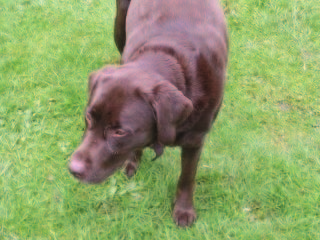
//> input picture dog.png, 320 x 240 px
$ ./test_slic dog.png 400 40 test.png   (built with g++ and OpenCV 4)
//> lines starting //> are read from the running program, lines starting //| are printed output that depends on the picture; after the words box and inside, x2 and y2 are one past the last pixel; in counts of white or black regions, pixels touching at a corner belong together
### slic.cpp
#include "slic.h"

/*
 * Constructor. Nothing is done here.
 */
Slic::Slic() {

}

/*
 * Destructor. Clear any present data.
 */
Slic::~Slic() {
  clear_data();
}

/*
 * Clear the data as saved by the algorithm.
 *
 * Input : -
 * Output: -
 */
void Slic::clear_data() {
  clusters.clear();
  distances.clear();
  centers.clear();
  center_counts.clear();
}

/*
 * Initialize the cluster centers and initial values of the pixel-wise cluster
 * assignment and distance values.
 *
 * Input : The image (IplImage*).
 * Output: -
 */
void Slic::init_data(const cv::Mat &image) {
  /* Initialize the cluster and distance matrices. */
  for (int i = 0; i < image.cols; i++) {
    vector<int> cr;
    vector<double> dr;
    for (int j = 0; j < image.rows; j++) {
      cr.push_back(-1);
      dr.push_back(FLT_MAX);
    }
    clusters.push_back(cr);
    distances.push_back(dr);
  }

  /* Initialize the centers and counters. */
  for (int i = step; i < image.cols - step/2; i += step) {
    for (int j = step; j < image.rows - step/2; j += step) {
      vector<double> center;
      /* Find the local minimum (gradient-wise). */
      cv::Point nc = find_local_minimum(image, cv::Point(i,j));

      /* Generate the center vector. */
      center.push_back(image.data[nc.y*image.step+nc.x*image.channels()+0]);
      center.push_back(image.data[nc.y*image.step+nc.x*image.channels()+1]);
      center.push_back(image.data[nc.y*image.step+nc.x*image.channels()+2]);
      center.push_back(nc.x);
      center.push_back(nc.y);

      /* Append to vector of centers. */
      centers.push_back(center);
      center_counts.push_back(0);
    }
  }
}

/*
 * Compute the distance between a cluster center and an individual pixel.
 *
 * Input : The cluster index (int), the pixel (cv::Point), and the Lab values of
 *         the pixel (cv::Scalar).
 * Output: The distance (double).
 */
double Slic::compute_dist(int ci, cv::Point pixel, unsigned char x0, unsigned char x1, unsigned char x2) {
  double dc = sqrt(pow(centers[ci][0] - x0, 2) + pow(centers[ci][1] - x1, 2) + pow(centers[ci][2] - x2, 2));
  double ds = sqrt(pow(centers[ci][3] - pixel.x, 2) + pow(centers[ci][4] - pixel.y, 2));
  return sqrt(pow(dc / nc, 2) + pow(ds / ns, 2));
}

/*
 * Find a local gradient minimum of a pixel in a 3x3 neighbourhood. This
 * method is called upon initialization of the cluster centers.
 *
 * Input : The image (IplImage*) and the pixel center (cv::Point).
 * Output: The local gradient minimum (cv::Point).
 */
cv::Point Slic::find_local_minimum(const cv::Mat &image, cv::Point center) {
  double min_grad = FLT_MAX;
  cv::Point loc_min = cv::Point(center.x, center.y);

  for (int i = center.x-1; i < center.x+2; i++) {
    for (int j = center.y-1; j < center.y+2; j++) {
      /* Convert colour values to grayscale values. */
      double i1 = image.data[(j+1)*image.step+(i  )*image.channels()+0];
      double i2 = image.data[(j  )*image.step+(i+1)*image.channels()+0];
      double i3 = image.data[(j  )*image.step+(i  )*image.channels()+0];

      /* Compute horizontal and vertical gradients and keep track of the minimum. */
      if (sqrt(pow(i1 - i3, 2)) + sqrt(pow(i2 - i3,2)) < min_grad) {
	min_grad = fabs(i1 - i3) + fabs(i2 - i3);
	loc_min.x = i;
	loc_min.y = j;
      }
    }
  }
  return loc_min;
}

/*
 * Compute the over-segmentation based on the step-size and relative weighting
 * of the pixel and colour values.
 *
 * Input : The Lab image (IplImage*), the stepsize (int), and the weight (int).
 * Output: -
 */
void Slic::generate_superpixels(const cv::Mat &image, int step, int nc) {
  this->step = step;
  this->nc = nc;
  this->ns = step;

  /* Clear previous data (if any), and re-initialize it. */
  clear_data();
  init_data(image);

  /* Run EM for 10 iterations (as prescribed by the algorithm). */
  for (int i = 0; i < NR_ITERATIONS; i++) {
    /* Reset distance values. */
    for (int j = 0; j < image.cols; j++) {
      for (int k = 0;k < image.rows; k++) {
	distances[j][k] = FLT_MAX;
      }
    }

    for (int j = 0; j < (int) centers.size(); j++) {
      /* Only compare to pixels in a 2 x step by 2 x step region. */
      for (int k = centers[j][3] - step; k < centers[j][3] + step; k++) {
	for (int l = centers[j][4] - step; l < centers[j][4] + step; l++) {
	  if (k >= 0 && k < image.cols && l >= 0 && l < image.rows) {
	    double d = compute_dist(j, cv::Point(k,l), image.data[l*image.step+k*image.channels()+0],
				    image.data[l*image.step+k*image.channels()+1],
				    image.data[l*image.step+k*image.channels()+2]);

	    /* Update cluster allocation if the cluster minimizes the
	       distance. */
	    if (d < distances[k][l]) {
	      distances[k][l] = d;
	      clusters[k][l] = j;
	    }
	  }
	}
      }
    }

    /* Clear the center values. */
    for (int j = 0; j < (int) centers.size(); j++) {
      centers[j][0] = centers[j][1] = centers[j][2] = centers[j][3] = centers[j][4] = 0;
      center_counts[j] = 0;
    }

    /* Compute the new cluster centers. */
    for (int j = 0; j < image.cols; j++) {
      for (int k = 0; k < image.rows; k++) {
	int c_id = clusters[j][k];

	if (c_id != -1) {
	  centers[c_id][0] += image.data[k*image.step+j*image.channels()+0];
	  centers[c_id][1] += image.data[k*image.step+j*image.channels()+1];
	  centers[c_id][2] += image.data[k*image.step+j*image.channels()+2];
	  centers[c_id][3] += j;
	  centers[c_id][4] += k;

	  center_counts[c_id] += 1;
	}
      }
    }

    /* Normalize the clusters. */
    for (int j = 0; j < (int) centers.size(); j++) {
      centers[j][0] /= center_counts[j];
      centers[j][1] /= center_counts[j];
      centers[j][2] /= center_counts[j];
      centers[j][3] /= center_counts[j];
      centers[j][4] /= center_counts[j];
    }
  }
}
// [5 lines left out: function generate_superpixels2, not called in this run]

std::vector<std::vector<int> > Slic::generateGraph(const cv::Mat &im) {
  std::vector<std::vector<int> > edges;
  {
    std::vector<int> row(centers.size(),0);
    for ( int i = 0; i < centers.size(); ++i ) edges.push_back(row);
  }
  if ( centers.size() ) {
    for (int i = 1; i < im.cols; ++i) {
      for (int j = 1; j < im.rows; ++j) {
	int w = clusters[i  ][j  ];
	int u = clusters[i-1][j  ];
	int v = clusters[i  ][j-1];
	if ( !(w==u) ) { edges[w][u] = 1; edges[u][w] = 1; }
	if ( !(w==v) ) { edges[w][v] = 1; edges[v][w] = 1; }
      }
    }
  }
  return edges;
}
void Slic::displayGraph(cv::Mat &im, std::vector<std::vector<int> > &edges, cv::Vec3b colour) {
  for ( int i = 0; i < edges.size(); ++i ) {
    for ( int j = i; j < edges.size(); ++j ) {
      if ( edges[i][j] )
	cv::line(im, cv::Point(centers[i][3], centers[i][4]),
		 cv::Point(centers[j][3], centers[j][4]),
		 (cv::Scalar)colour, 1);
    }
  }
}

/*
 * Enforce connectivity of the superpixels. This part is not actively discussed
 * in the paper, but forms an active part of the implementation of the authors
 * of the paper.
 *
 * Input : The image (IplImage*).
 * Output: -
 */
void Slic::create_connectivity(const cv::Mat &image) {
  int label = 0, adjlabel = 0;

  if ( centers.size() ) {
    const int lims = (image.cols * image.rows) / ((int)centers.size());

    const int dx4[4] = {-1,  0,  1,  0};
    const int dy4[4] = { 0, -1,  0,  1};

    /* Initialize the new cluster matrix. */
    vec2di new_clusters;
    for (int i = 0; i < image.cols; i++) {
      vector<int> nc;
      for (int j = 0; j < image.rows; j++) {
	nc.push_back(-1);
      }
      new_clusters.push_back(nc);
    }

    for (int i = 0; i < image.cols; i++) {
      for (int j = 0; j < image.rows; j++) {
	if (new_clusters[i][j] == -1) {
	  vector<cv::Point> elements;
	  elements.push_back(cv::Point(i, j));

	  /* Find an adjacent label, for possible use later. */
	  for (int k = 0; k < 4; k++) {
	    int x = elements[0].x + dx4[k], y = elements[0].y + dy4[k];

	    if (x >= 0 && x < image.cols && y >= 0 && y < image.rows) {
	      if (new_clusters[x][y] >= 0) {
		adjlabel = new_clusters[x][y];
	      }
	    }
	  }

	  int count = 1;
	  for (int c = 0; c < count; c++) {
	    for (int k = 0; k < 4; k++) {
	      int x = elements[c].x + dx4[k], y = elements[c].y + dy4[k];

	      if (x >= 0 && x < image.cols && y >= 0 && y < image.rows) {
		if (new_clusters[x][y] == -1 && clusters[i][j] == clusters[x][y]) {
		  elements.push_back(cv::Point(x, y));
		  new_clusters[x][y] = label;
		  count += 1;
		}
	      }
	    }
	  }

	  /* Use the earlier found adjacent label if a segment size is
	     smaller than a limit. */
	  if (count <= lims >> 2) {
	    for (int c = 0; c < count; c++) {
	      new_clusters[elements[c].x][elements[c].y] = adjlabel;
	    }
	    label -= 1;
	  }
	  label += 1;
	}
      }
    }
  } else {
    std::cerr << "no pixel centers found!\n";
  }
}

/*
 * Display the cluster centers.
 *
 * Input : The image to display upon (IplImage*) and the colour (cv::Scalar).
 * Output: -
 */
void Slic::display_center_grid(cv::Mat &image, cv::Vec3b colour) {
  for (int i = 0; i < (int) centers.size(); i++) {
    cv::circle(image, cv::Point(centers[i][3], centers[i][4]), 1, (cv::Scalar)colour, 1);
  }
}

/*
 * Display a single pixel wide contour around the clusters.
 *
 * Input : The target image (IplImage*) and contour colour (cv::Scalar).
 * Output: -
 */
void Slic::display_contours(cv::Mat &image, cv::Vec3b colour) {
  const int dx8[8] = {-1, -1,  0,  1, 1, 1, 0, -1};
  const int dy8[8] = { 0, -1, -1, -1, 0, 1, 1,  1};

  /* Initialize the contour vector and the matrix detailing whether a pixel
   * is already taken to be a contour. */
  vector<cv::Point> contours;
  vec2db istaken;
  for (int i = 0; i < image.cols; i++) {
    vector<bool> nb;
    for (int j = 0; j < image.rows; j++) {
      nb.push_back(false);
    }
    istaken.push_back(nb);
  }

  /* Go through all the pixels. */
  for (int i = 0; i < image.cols; i++) {
    for (int j = 0; j < image.rows; j++) {
      int nr_p = 0;

      /* Compare the pixel to its 8 neighbours. */
      for (int k = 0; k < 8; k++) {
	int x = i + dx8[k], y = j + dy8[k];

	if (x >= 0 && x < image.cols && y >= 0 && y < image.rows) {
	  if (istaken[x][y] == false && clusters[i][j] != clusters[x][y]) {
	    nr_p += 1;
	  }
	}
      }

      /* Add the pixel to the contour list if desired. */
      if (nr_p >= 2) {
	contours.push_back(cv::Point(i,j));
	istaken[i][j] = true;
      }
    }
  }

  /* Draw the contour pixels. */
  for (int i = 0; i < (int)contours.size(); i++) {
    image.data[contours[i].y*image.step+contours[i].x*image.channels()+0] = colour.val[0];
    image.data[contours[i].y*image.step+contours[i].x*image.channels()+1] = colour.val[1];
    image.data[contours[i].y*image.step+contours[i].x*image.channels()+2] = colour.val[2];
  }
}

/*
 * Give the pixels of each cluster the same colour values. The specified colour
 * is the mean RGB colour per cluster.
 *
 * Input : The target image (IplImage*).
 * Output: -
 */
// [30 lines left out: function colour_with_cluster_means, not called in this run]

std::vector<std::vector<cv::Point> > Slic::generatePointSets(const cv::Mat &image) {
  std::vector<std::vector<cv::Point> > pointSets(centers.size());
  for (int i = 0; i < image.cols; ++i) {
    for (int j = 0; j < image.rows; ++j) {
      int idx = clusters[i][j];
      pointSets[idx].push_back(cv::Point(i,j));
    }
  }
  return pointSets;
}

// [61 lines left out: functions generateBoundingBoxes, displayBoundingBoxes, generateRotBoundingBoxes, displayRotBoundingBoxes, generateBoundingPolys, displayBoundingPolys, not called in this run]

### test_slic.cpp
/*
 * test_slic.cpp.
 *
 * This file creates an over-segmentation of a provided image based on the SLIC
 * superpixel algorithm, as implemented in slic.h and slic.cpp.
 */

#include <opencv/cv.h>
#include <opencv/highgui.h>
#include <stdio.h>
#include <math.h>
#include <vector>
#include <float.h>
using namespace std;

#include "slic.h"

// ./slic dog.png 400 40 test.png

int main(int argc, char *argv[]) {
  /* Load the image and convert to Lab colour space. */
  cv::Mat image = cv::imread(argv[1], 1);
//> image is the input picture: 240 rows x 320 cols, CV_8UC3; mean B, G, R 105.4, 161.9, 143.4
  cv::Mat lab_image;
  cv::cvtColor(image, lab_image, CV_BGR2Lab);
//> lab_image: 240 rows x 320 cols, CV_8UC3; mean of channels 0, 1, 2 162.8, 112.7, 155

  /* Yield the number of superpixels and weight-factors from the user. */
  int w = image.cols, h = image.rows;
//> w = 320; h = 240
  int nr_superpixels = atoi(argv[2]);
//> nr_superpixels = 400
  int nc = atoi(argv[3]);
//> nc = 40

  double step = sqrt((w * h) / (double) nr_superpixels);
//> step = 13.86

  /* Perform the SLIC superpixel algorithm. */
  Slic slic;
  slic.generate_superpixels(lab_image, step, nc);
//> in generate_superpixels, `this->nc = nc;`: this->nc = 40
//> after the loop in init_data, `for (int i = step; i < image.cols - step/2; i += step)`: centers = 408 items; center_counts = 408 values from 0 to 0
//> after the loop in generate_superpixels, `for (int i = 0; i < NR_ITERATIONS; i++)`: center_counts = 408 values, max 310 at index 16, min 74 at index 264, mean 188.2
  slic.create_connectivity(lab_image);
//> in create_connectivity, `const int lims = (image.cols * image.rows) / ((int)centers.size());`: lims = 188
//> the loop in create_connectivity, `for (int i = 0; i < image.cols; i++)` made 320 passes
//> (adjlabel, label) on passes 1 to 3: (15, 17), (15, 17), (15, 17)
//> after the loop in create_connectivity, `for (int i = 0; i < image.cols; i++)`: adjlabel = 397; label = 409

  std::vector<std::vector<cv::Point> > pointSets = slic.generatePointSets(image);
//> in generatePointSets, `std::vector<std::vector<cv::Point> > pointSets(centers.size());`: pointSets = 408 empty contours
//> after the loop in generatePointSets, `for (int i = 0; i < image.cols; ++i)`: pointSets = 408 contours, 152 with area under 20; largest, box (x1, y1, x2, y2) and area: (300, 223, 320, 240) 116, (0, 203, 16, 222) 110, (267, 218, 284, 240) 108, (0, 129, 18, 148) 106, (209, 221, 226, 240) 99


  /* Display the contours and show the result. */
  //  slic.colour_with_cluster_means(image);
  slic.display_contours(image, cv::Vec3b(0,0,255));
//> after the loop in display_contours, `for (int i = 0; i < (int)contours.size(); i++)`:
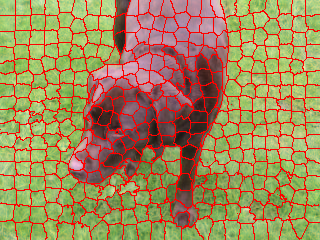
//> image: 240 rows x 320 cols, CV_8UC3; 15.81% of pixels changed, all inside (x1, y1, x2, y2) = (0, 0, 320, 240)

  std::vector<std::vector<int> > edges = slic.generateGraph(image);
//> after the loop in generateGraph, `for ( int i = 0; i < centers.size(); ++i ) edges.push_back(row);`: edges = 408 items
//> edges = 408 items
  slic.displayGraph(image, edges, cv::Vec3b(0,255,255));
//> after the loop in displayGraph, `for ( int i = 0; i < edges.size(); ++i )`:
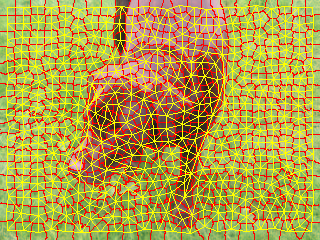
//> im: 240 rows x 320 cols, CV_8UC3; 19.22% of pixels changed, all inside (x1, y1, x2, y2) = (6, 5, 314, 234)

  slic.display_center_grid(image, cv::Vec3b(0, 0, 0));
//> after the loop in display_center_grid, `for (int i = 0; i < (int) centers.size(); i++)`:
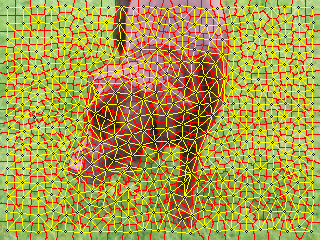
//> image: 240 rows x 320 cols, CV_8UC3; 2.12% of pixels changed, all inside (x1, y1, x2, y2) = (5, 4, 315, 235)

  // [7 lines of commented-out code are left out]

  cv::namedWindow("result", CV_WINDOW_AUTOSIZE);
  cv::imshow("result", image);
  cv::waitKey(0);
  cv::imwrite(argv[4], image);
}
